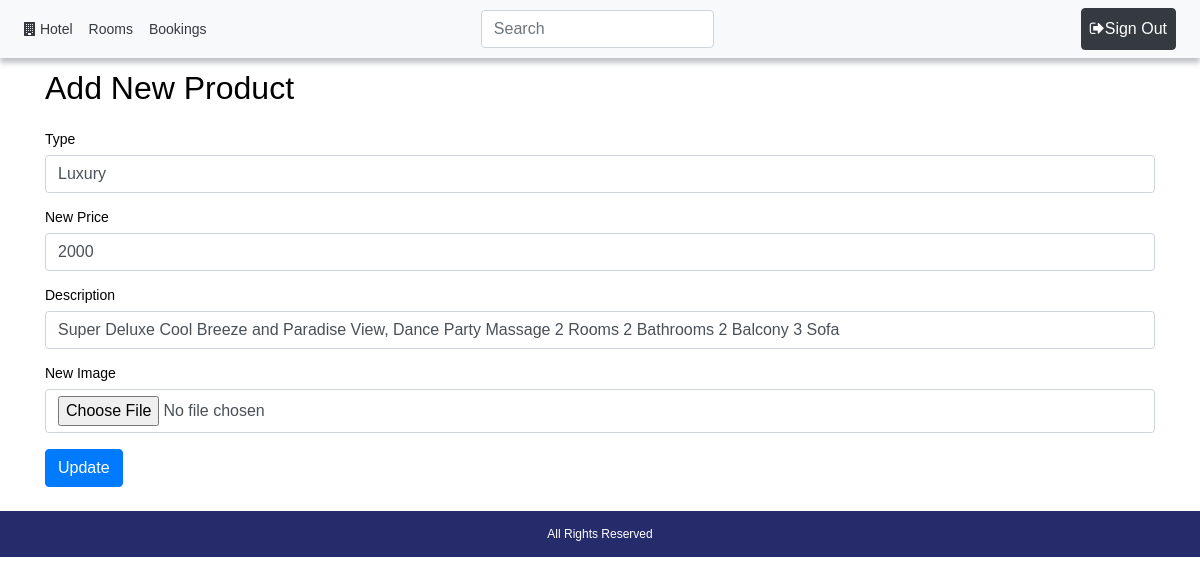
The page /components/room/update.php?id=5 (signed in) on the database its author committed.
### tables this page shows
CREATE TABLE IF NOT EXISTS `rooms` (
  `id` int(11) NOT NULL AUTO_INCREMENT,
  `type` varchar(20) NOT NULL,
  `price` int(11) NOT NULL,
  `description` varchar(100) NOT NULL,
  `image` varchar(20) NOT NULL,
  PRIMARY KEY (`id`)
);

### components/room/update.php (the view, shortened to what this page needs)
<?php
$path = $_SERVER['DOCUMENT_ROOT'];
$path .= "/hotel/";
require_once($path . 'connect.php');
$id = $_GET['id'];
$SelSql = "SELECT * FROM `rooms` WHERE id=$id";
$res = mysqli_query($connection, $SelSql);
$r = mysqli_fetch_assoc($res);
?>
<?php require_once($path . 'templates/header.php') ?>
	<div class="container">
		<h2 class="my-4">Add New Product</h2>
		<form method="post" enctype="multipart/form-data">
			<div class="form-group">
                <label>Type</label>
				<input type="text" class="form-control" name="type" value="<?php echo $r['type'];?>" required/>
            </div>
            <div class="form-group">
                <label>New Price</label>
				<input type="text" class="form-control" name="price" value="<?php echo $r['price'];?>" required/>
            </div>
            <div class="form-group">
                <label>Description</label>
				<input type="text" class="form-control" name="description" value="<?php echo $r['description'];?>"/>
            </div>
            <div class="form-group">
                <label>New Image</label>
				<input type="file" class="form-control" name="image" accept=".png,.gif,.jpg,.webp"/>
            </div>
			<input type="submit" class="btn btn-primary" value="Update" />
		</form>
	</div>
<?php require_once($path . 'templates/footer.php') ?>

### css/style.css (style rules this page uses)
* { color: black; }
html, body { height: 100%; }

### templates/header.php (style rules this page uses)
body { font: 14px sans-serif; }

### rows shown on the page
rooms: type "Luxury", price "2000", description "Super Deluxe Cool Breeze and Paradise View, Dance Party Massage 2 Rooms 2 Bathrooms 2 Balcony 3 Sofa"
